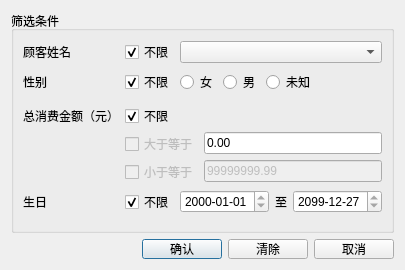
<?xml version="1.0" encoding="UTF-8"?>
<ui version="4.0">
 <class>SearchCustomer</class>
 <widget class="QDialog" name="SearchCustomer">
  <property name="geometry">
   <rect>
    <x>0</x>
    <y>0</y>
    <width>400</width>
    <height>270</height>
   </rect>
  </property>
  <property name="minimumSize">
   <size>
    <width>0</width>
    <height>270</height>
   </size>
  </property>
  <property name="maximumSize">
   <size>
    <width>16777215</width>
    <height>300</height>
   </size>
  </property>
  <property name="windowTitle">
   <string>Dialog</string>
  </property>
  <layout class="QVBoxLayout" name="verticalLayout">
   <item>
    <widget class="QGroupBox" name="groupBox">
     <property name="sizePolicy">
      <sizepolicy hsizetype="Preferred" vsizetype="Preferred">
       <horstretch>0</horstretch>
       <verstretch>0</verstretch>
      </sizepolicy>
     </property>
     <property name="title">
      <string>筛选条件</string>
     </property>
     <layout class="QFormLayout" name="formLayout">
      <item row="0" column="0">
       <widget class="QLabel" name="label_3">
        <property name="text">
         <string>顾客姓名</string>
        </property>
       </widget>
      </item>
      <item row="0" column="1">
       <layout class="QHBoxLayout" name="horizontalLayout_7">
        <item>
         <widget class="QCheckBox" name="nameCheck">
          <property name="text">
           <string>不限</string>
          </property>
          <property name="checked">
           <bool>true</bool>
          </property>
         </widget>
        </item>
        <item>
         <widget class="QComboBox" name="nameCombo">
          <property name="sizePolicy">
           <sizepolicy hsizetype="Expanding" vsizetype="Fixed">
            <horstretch>0</horstretch>
            <verstretch>0</verstretch>
           </sizepolicy>
          </property>
         </widget>
        </item>
       </layout>
      </item>
      <item row="1" column="0">
       <widget class="QLabel" name="label_4">
        <property name="text">
         <string>性别</string>
        </property>
       </widget>
      </item>
      <item row="2" column="0">
       <widget class="QLabel" name="label_5">
        <property name="text">
         <string>总消费金额（元）</string>
        </property>
       </widget>
      </item>
      <item row="2" column="1">
       <layout class="QFormLayout" name="formLayout_2">
        <property name="verticalSpacing">
         <number>4</number>
        </property>
        <property name="topMargin">
         <number>4</number>
        </property>
        <item row="1" column="0">
         <widget class="QCheckBox" name="greaterCheck">
          <property name="enabled">
           <bool>false</bool>
          </property>
          <property name="text">
           <string>大于等于</string>
          </property>
          <property name="checkable">
           <bool>true</bool>
          </property>
          <property name="checked">
           <bool>false</bool>
          </property>
         </widget>
        </item>
        <item row="1" column="1">
         <widget class="QLineEdit" name="greaterEdit">
          <property name="text">
           <string>0.00</string>
          </property>
         </widget>
        </item>
        <item row="4" column="0">
         <widget class="QCheckBox" name="lessCheck">
          <property name="enabled">
           <bool>false</bool>
          </property>
          <property name="text">
           <string>小于等于</string>
          </property>
          <property name="checkable">
           <bool>true</bool>
          </property>
         </widget>
        </item>
        <item row="4" column="1">
         <widget class="QLineEdit" name="lessEdit">
          <property name="enabled">
           <bool>false</bool>
          </property>
          <property name="text">
           <string>99999999.99</string>
          </property>
          <property name="readOnly">
           <bool>true</bool>
          </property>
         </widget>
        </item>
        <item row="0" column="0">
         <widget class="QCheckBox" name="amountCheck">
          <property name="text">
           <string>不限</string>
          </property>
          <property name="checked">
           <bool>true</bool>
          </property>
         </widget>
        </item>
       </layout>
      </item>
      <item row="3" column="0">
       <widget class="QLabel" name="label_6">
        <property name="text">
         <string>生日</string>
        </property>
       </widget>
      </item>
      <item row="3" column="1">
       <layout class="QHBoxLayout" name="horizontalLayout_3">
        <item>
         <widget class="QCheckBox" name="birthdayCheck">
          <property name="text">
           <string>不限</string>
          </property>
          <property name="checked">
           <bool>true</bool>
          </property>
         </widget>
        </item>
        <item>
         <widget class="QDateEdit" name="startTime">
          <property name="sizePolicy">
           <sizepolicy hsizetype="Expanding" vsizetype="Fixed">
            <horstretch>0</horstretch>
            <verstretch>0</verstretch>
           </sizepolicy>
          </property>
          <property name="readOnly">
           <bool>true</bool>
          </property>
          <property name="dateTime">
           <datetime>
            <hour>0</hour>
            <minute>0</minute>
            <second>0</second>
            <year>2000</year>
            <month>1</month>
            <day>1</day>
           </datetime>
          </property>
          <property name="maximumDate">
           <date>
            <year>2099</year>
            <month>12</month>
            <day>31</day>
           </date>
          </property>
          <property name="minimumDate">
           <date>
            <year>2000</year>
            <month>1</month>
            <day>1</day>
           </date>
          </property>
          <property name="displayFormat">
           <string>yyyy-MM-dd</string>
          </property>
         </widget>
        </item>
        <item>
         <widget class="QLabel" name="label">
          <property name="minimumSize">
           <size>
            <width>12</width>
            <height>0</height>
           </size>
          </property>
          <property name="maximumSize">
           <size>
            <width>12</width>
            <height>16777215</height>
           </size>
          </property>
          <property name="text">
           <string>至</string>
          </property>
         </widget>
        </item>
        <item>
         <widget class="QDateEdit" name="endTime">
          <property name="sizePolicy">
           <sizepolicy hsizetype="Expanding" vsizetype="Fixed">
            <horstretch>0</horstretch>
            <verstretch>0</verstretch>
           </sizepolicy>
          </property>
          <property name="readOnly">
           <bool>true</bool>
          </property>
          <property name="dateTime">
           <datetime>
            <hour>0</hour>
            <minute>0</minute>
            <second>0</second>
            <year>2099</year>
            <month>12</month>
            <day>27</day>
           </datetime>
          </property>
          <property name="maximumDate">
           <date>
            <year>2099</year>
            <month>12</month>
            <day>31</day>
           </date>
          </property>
          <property name="minimumDate">
           <date>
            <year>2000</year>
            <month>1</month>
            <day>1</day>
           </date>
          </property>
          <property name="displayFormat">
           <string>yyyy-MM-dd</string>
          </property>
         </widget>
        </item>
       </layout>
      </item>
      <item row="1" column="1">
       <layout class="QHBoxLayout" name="horizontalLayout_8">
        <item>
         <widget class="QCheckBox" name="genderCheck">
          <property name="text">
           <string>不限</string>
          </property>
          <property name="checked">
           <bool>true</bool>
          </property>
         </widget>
        </item>
        <item>
         <widget class="QRadioButton" name="femaleRadio">
          <property name="text">
           <string>女</string>
          </property>
         </widget>
        </item>
        <item>
         <widget class="QRadioButton" name="maleRadio">
          <property name="text">
           <string>男</string>
          </property>
         </widget>
        </item>
        <item>
         <widget class="QRadioButton" name="noRadio">
          <property name="text">
           <string>未知</string>
          </property>
         </widget>
        </item>
        <item>
         <spacer name="horizontalSpacer_2">
          <property name="orientation">
           <enum>Qt::Orientation::Horizontal</enum>
          </property>
          <property name="sizeHint" stdset="0">
           <size>
            <width>40</width>
            <height>20</height>
           </size>
          </property>
         </spacer>
        </item>
       </layout>
      </item>
     </layout>
    </widget>
   </item>
   <item>
    <layout class="QHBoxLayout" name="horizontalLayout">
     <property name="sizeConstraint">
      <enum>QLayout::SizeConstraint::SetDefaultConstraint</enum>
     </property>
     <item>
      <spacer name="horizontalSpacer">
       <property name="orientation">
        <enum>Qt::Orientation::Horizontal</enum>
       </property>
       <property name="sizeHint" stdset="0">
        <size>
         <width>40</width>
         <height>20</height>
        </size>
       </property>
      </spacer>
     </item>
     <item>
      <widget class="QPushButton" name="btnConfirm">
       <property name="sizePolicy">
        <sizepolicy hsizetype="Minimum" vsizetype="Minimum">
         <horstretch>0</horstretch>
         <verstretch>0</verstretch>
        </sizepolicy>
       </property>
       <property name="minimumSize">
        <size>
         <width>80</width>
         <height>0</height>
        </size>
       </property>
       <property name="maximumSize">
        <size>
         <width>80</width>
         <height>20</height>
        </size>
       </property>
       <property name="text">
        <string>确认</string>
       </property>
      </widget>
     </item>
     <item>
      <widget class="QPushButton" name="btnClear">
       <property name="sizePolicy">
        <sizepolicy hsizetype="Minimum" vsizetype="Minimum">
         <horstretch>80</horstretch>
         <verstretch>0</verstretch>
        </sizepolicy>
       </property>
       <property name="minimumSize">
        <size>
         <width>80</width>
         <height>0</height>
        </size>
       </property>
       <property name="maximumSize">
        <size>
         <width>80</width>
         <height>20</height>
        </size>
       </property>
       <property name="text">
        <string>清除</string>
       </property>
      </widget>
     </item>
     <item>
      <widget class="QPushButton" name="btnCancel">
       <property name="sizePolicy">
        <sizepolicy hsizetype="Expanding" vsizetype="Expanding">
         <horstretch>0</horstretch>
         <verstretch>0</verstretch>
        </sizepolicy>
       </property>
       <property name="minimumSize">
        <size>
         <width>80</width>
         <height>0</height>
        </size>
       </property>
       <property name="maximumSize">
        <size>
         <width>80</width>
         <height>20</height>
        </size>
       </property>
       <property name="text">
        <string>取消</string>
       </property>
      </widget>
     </item>
    </layout>
   </item>
  </layout>
 </widget>
 <resources/>
 <connections/>
</ui>
